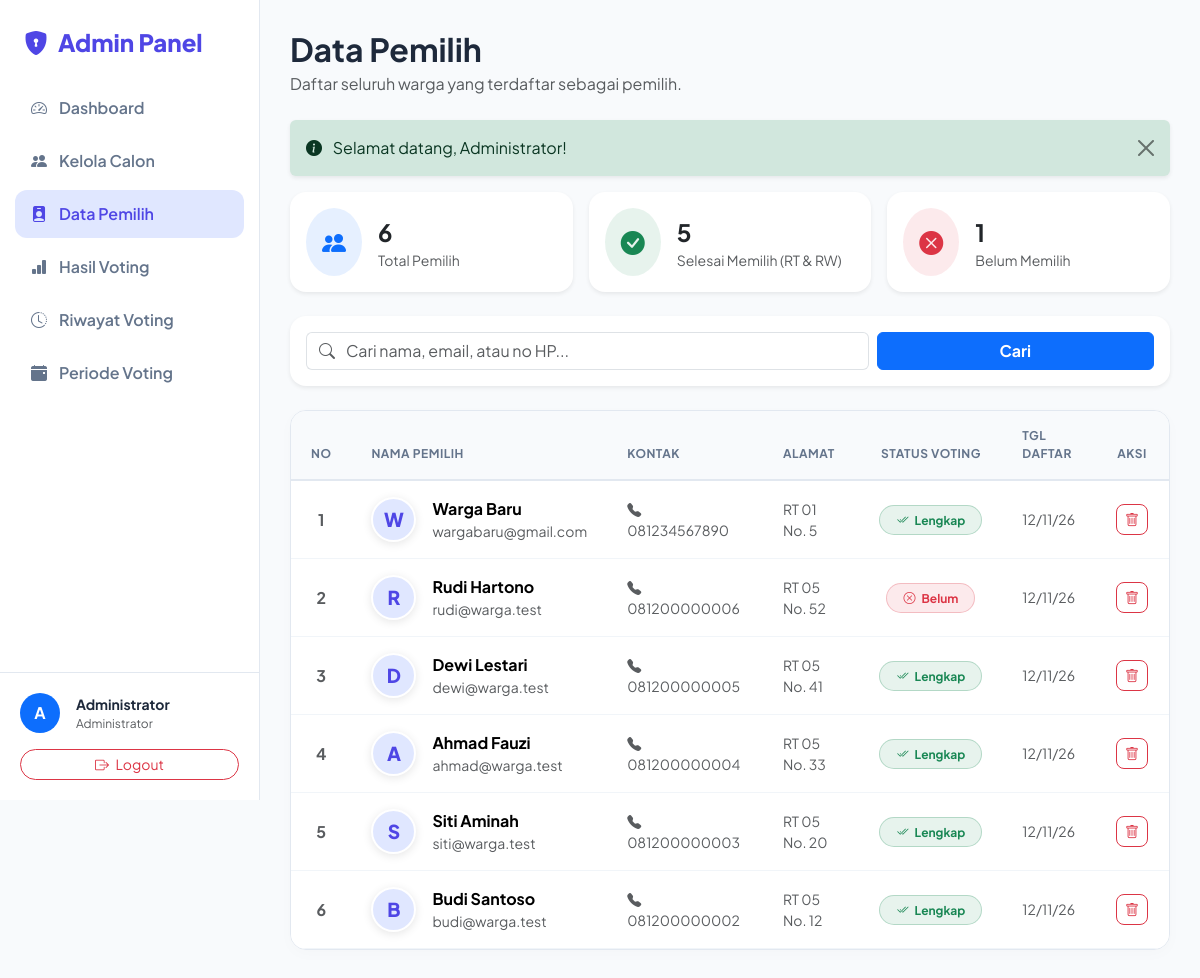
The app's page /vote_suara/admin/pemilih.php (signed in) with its own data.
### tables this page shows
CREATE TABLE `users` (
  `id` int(11) NOT NULL,
  `nama` varchar(100) NOT NULL,
  `email` varchar(100) NOT NULL,
  `no_hp` varchar(20) NOT NULL,
  `alamat` varchar(150) DEFAULT NULL,
  `password` varchar(255) NOT NULL,
  `role` enum('admin','pemilih') NOT NULL DEFAULT 'pemilih',
  `status_verifikasi` enum('pending','terverifikasi') NOT NULL DEFAULT 'terverifikasi',
  `created_at` datetime NOT NULL DEFAULT current_timestamp()
);

### vote_suara/config/koneksi.php (called while the page is built, shortened)
<?php
function getFlash(): ?array {
    if (!empty($_SESSION['flash'])) {
        $f = $_SESSION['flash'];
        return $f;
    }
    return null;
}
function e(?string $str): string {
    return htmlspecialchars((string)$str, ENT_QUOTES, 'UTF-8');
}

### vote_suara/admin/pemilih.php (the view, shortened to what this page needs)
<?php
require_once __DIR__ . '/../config/koneksi.php';
$search = isset($_GET['search']) ? trim($_GET['search']) : '';
$sql = "SELECT u.*,
               COUNT(v.id) AS total_suara_masuk
        FROM users u
        LEFT JOIN voting v ON u.id = v.user_id
        WHERE u.role = 'pemilih'";
$params = [];
$sql .= " GROUP BY u.id ORDER BY u.created_at DESC";
$stmt = $pdo->prepare($sql);
$stmt->execute($params);
$daftar_pemilih = $stmt->fetchAll();
$total_pemilih = count($daftar_pemilih);
$sudah_voting_lengkap = 0;
$belum_voting = 0;
foreach ($daftar_pemilih as $p) {
    if ($p['total_suara_masuk'] >= 2) {
        $sudah_voting_lengkap++;
    } elseif ($p['total_suara_masuk'] == 0) {
        $belum_voting++;
    }
}
?>
<!DOCTYPE html>
<html lang="id">
<head>
    <link href="https://cdn.jsdelivr.net/npm/bootstrap@5.3.3/dist/css/bootstrap.min.css" rel="stylesheet">
    <link rel="stylesheet" href="https://cdn.jsdelivr.net/npm/bootstrap-icons@1.11.3/font/bootstrap-icons.min.css">
</head>
<body>
    <div class="sidebar" id="sidebar">
        <a href="<?= BASE_URL ?>/admin/dashboard.php" class="sidebar-brand">
            <i class="bi bi-shield-lock-fill"></i> Admin Panel
        </a>
        <ul class="sidebar-menu">
            <li><a href="<?= BASE_URL ?>/admin/dashboard.php"><i class="bi bi-speedometer2"></i> Dashboard</a></li>
            <li><a href="<?= BASE_URL ?>/admin/calon.php"><i class="bi bi-people-fill"></i> Kelola Calon</a></li>
            <li><a href="<?= BASE_URL ?>/admin/pemilih.php" class="active"><i class="bi bi-person-badge-fill"></i> Data Pemilih</a></li>
            <li><a href="<?= BASE_URL ?>/admin/hasil-voting.php"><i class="bi bi-bar-chart-fill"></i> Hasil Voting</a></li>
            <li><a href="<?= BASE_URL ?>/admin/riwayat-voting.php"><i class="bi bi-clock-history"></i> Riwayat Voting</a></li>
            <li><a href="<?= BASE_URL ?>/admin/periode.php"><i class="bi bi-calendar-event-fill"></i> Periode Voting</a></li>
        </ul>
        <div class="sidebar-footer">
            <div class="d-flex align-items-center gap-3 mb-3">
                <div class="bg-primary text-white rounded-circle d-flex align-items-center justify-content-center fw-bold" style="width: 40px; height: 40px;">
                    <?= strtoupper(substr($_SESSION['nama'], 0, 1)) ?>
                </div>
                <div>
                    <div class="fw-bold small"><?= e($_SESSION['nama']) ?></div>
                    <div class="text-muted" style="font-size: 0.75rem;">Administrator</div>
                </div>
            </div>
            <a href="<?= BASE_URL ?>/auth/logout.php" class="btn btn-outline-danger w-100 btn-sm rounded-pill" onclick="return confirm('Yakin ingin logout?')">
                <i class="bi bi-box-arrow-right me-1"></i> Logout
            </a>
        </div>
    </div>
    <div class="main-content">
        <div class="d-flex flex-column flex-md-row justify-content-between align-items-md-center mb-4 gap-3">
            <div>
                <h2 class="fw-bold mb-1">Data Pemilih</h2>
                <p class="text-muted mb-0">Daftar seluruh warga yang terdaftar sebagai pemilih.</p>
            </div>
        </div>
        <?php if ($flash = getFlash()): ?>
            <div class="alert alert-<?= $flash['type'] ?> alert-dismissible fade show shadow-sm border-0" role="alert">
                <i class="bi bi-info-circle-fill me-2"></i> <?= $flash['message'] ?>
                <button type="button" class="btn-close" data-bs-dismiss="alert"></button>
            </div>
        <?php endif; ?>
        <div class="row g-3 mb-4">
            <div class="col-md-4">
                <div class="card border-0 shadow-sm rounded-4 p-3 bg-white">
                    <div class="d-flex align-items-center gap-3">
                        <div class="bg-primary bg-opacity-10 text-primary rounded-circle p-3 d-flex align-items-center justify-content-center">
                            <i class="bi bi-people-fill fs-4"></i>
                        </div>
                        <div>
                            <div class="fw-bold fs-4"><?= number_format($total_pemilih) ?></div>
                            <div class="text-muted small">Total Pemilih</div>
                        </div>
                    </div>
                </div>
            </div>
            <div class="col-md-4">
                <div class="card border-0 shadow-sm rounded-4 p-3 bg-white">
                    <div class="d-flex align-items-center gap-3">
                        <div class="bg-success bg-opacity-10 text-success rounded-circle p-3 d-flex align-items-center justify-content-center">
                            <i class="bi bi-check-circle-fill fs-4"></i>
                        </div>
                        <div>
                            <div class="fw-bold fs-4"><?= number_format($sudah_voting_lengkap) ?></div>
                            <div class="text-muted small">Selesai Memilih (RT & RW)</div>
                        </div>
                    </div>
                </div>
            </div>
            <div class="col-md-4">
                <div class="card border-0 shadow-sm rounded-4 p-3 bg-white">
                    <div class="d-flex align-items-center gap-3">
                        <div class="bg-danger bg-opacity-10 text-danger rounded-circle p-3 d-flex align-items-center justify-content-center">
                            <i class="bi bi-x-circle-fill fs-4"></i>
                        </div>
                        <div>
                            <div class="fw-bold fs-4"><?= number_format($belum_voting) ?></div>
                            <div class="text-muted small">Belum Memilih</div>
                        </div>
                    </div>
                </div>
            </div>
        </div>
        <div class="card border-0 shadow-sm rounded-4 mb-4">
            <div class="card-body p-3">
                <form method="GET" class="row g-2 align-items-center">
                    <div class="col-md-8">
                        <div class="input-group">
                            <span class="input-group-text bg-white border-end-0"><i class="bi bi-search text-muted"></i></span>
                            <input type="text" name="search" class="form-control border-start-0 ps-0" placeholder="Cari nama, email, atau no HP..." value="<?= e($search) ?>">
                        </div>
                    </div>
                    <div class="col-md-4 d-flex gap-2">
                        <button type="submit" class="btn btn-primary w-100 fw-bold">Cari</button>
                    </div>
                </form>
            </div>
        </div>
        <div class="table-responsive table-custom">
            <table class="table mb-0">
                <thead>
                    <tr>
                        <th width="5%" class="text-center">No</th>
                        <th width="25%">Nama Pemilih</th>
                        <th width="20%">Kontak</th>
                        <th width="15%">Alamat</th>
                        <th width="15%" class="text-center">Status Voting</th>
                        <th width="10%">Tgl Daftar</th>
                        <th width="10%" class="text-center">Aksi</th>
                    </tr>
                </thead>
                <tbody>
                    <?php if (empty($daftar_pemilih)): ?>
                        <tr>
                            <td colspan="7" class="text-center py-5 text-muted">
                                <i class="bi bi-inbox fs-1 d-block mb-2"></i>
                                Tidak ada data pemilih yang ditemukan.
                            </td>
                        </tr>
                    <?php else: ?>
                        <?php foreach ($daftar_pemilih as $index => $row): ?>
                            <tr>
                                <td class="text-center fw-bold text-muted"><?= $index + 1 ?></td>
                                <td>
                                    <div class="d-flex align-items-center gap-3">
                                        <div class="avatar-table">
                                            <?= strtoupper(substr($row['nama'], 0, 1)) ?>
                                        </div>
                                        <div>
                                            <div class="fw-bold"><?= e($row['nama']) ?></div>
                                            <div class="text-muted small"><?= e($row['email']) ?></div>
                                        </div>
                                    </div>
                                </td>
                                <td class="text-muted small">
                                    <i class="bi bi-telephone-fill me-1"></i> <?= e($row['no_hp']) ?>
                                </td>
                                <td class="text-muted small"><?= e($row['alamat'] ?: '-') ?></td>
                                <td class="text-center">
                                    <?php if ($row['total_suara_masuk'] >= 2): ?>
                                        <span class="badge bg-success bg-opacity-10 text-success px-3 py-2 rounded-pill border border-success border-opacity-25">
                                            <i class="bi bi-check2-all me-1"></i> Lengkap
                                        </span>
                                    <?php elseif ($row['total_suara_masuk'] == 1): ?>
                                        <span class="badge bg-warning bg-opacity-10 text-warning px-3 py-2 rounded-pill border border-warning border-opacity-25">
                                            <i class="bi bi-hourglass-split me-1"></i> Sebagian
                                        </span>
                                    <?php else: ?>
                                        <span class="badge bg-danger bg-opacity-10 text-danger px-3 py-2 rounded-pill border border-danger border-opacity-25">
                                            <i class="bi bi-x-circle me-1"></i> Belum
                                        </span>
                                    <?php endif; ?>
                                </td>
                                <td class="text-muted small"><?= date('d/m/y', strtotime($row['created_at'])) ?></td>
                                <td class="text-center">
                                    <a href="<?= BASE_URL ?>/admin/hapus-pemilih.php?id=<?= $row['id'] ?>" class="btn btn-sm btn-outline-danger rounded-3" onclick="return confirm('Apakah Anda yakin ingin menghapus pemilih ini?\n\nSemua riwayat suara dari pemilih ini akan ikut terhapus.')" title="Hapus Pemilih">
                                        <i class="bi bi-trash"></i>
                                    </a>
                                </td>
                            </tr>
                        <?php endforeach; ?>
                    <?php endif; ?>
                </tbody>
            </table>
        </div>
    </div>
</body>
</html>

### vote_suara/admin/pemilih.php (style rules this page uses)
:root { --primary-color: #4f46e5; --dark-color: #1e293b; --light-bg: #f8fafc; --sidebar-width: 260px; }
body { font-family: 'Plus Jakarta Sans', sans-serif; background-color: var(--light-bg); color: var(--dark-color); overflow-x: hidden; }
.sidebar { width: var(--sidebar-width); height: 100vh; position: fixed; top: 0; left: 0; background: white; border-right: 1px solid #e2e8f0; z-index: 1000; display: flex; flex-direction: column; transition: all 0.3s; }
.sidebar-brand { padding: 24px; font-size: 1.5rem; font-weight: 800; color: var(--primary-color); text-decoration: none; display: flex; align-items: center; gap: 10px; }
.sidebar-menu { padding: 0 15px; list-style: none; flex-grow: 1; overflow-y: auto; }
.sidebar-menu li { margin-bottom: 5px; }
.sidebar-menu a { display: flex; align-items: center; gap: 12px; padding: 12px 16px; color: #64748b; text-decoration: none; border-radius: 12px; font-weight: 600; transition: all 0.2s; }
.sidebar-menu a:hover, .sidebar-menu a.active { background: #e0e7ff; color: var(--primary-color); }
.sidebar-footer { padding: 20px; border-top: 1px solid #e2e8f0; }
.main-content { margin-left: var(--sidebar-width); padding: 30px; min-height: 100vh; }
.table-custom { background: white; border-radius: 16px; overflow: hidden; box-shadow: 0 4px 15px rgba(0,0,0,0.02); border: 1px solid #e2e8f0; }
.table-custom th { background: #f8fafc; color: #64748b; font-weight: 700; text-transform: uppercase; font-size: 0.75rem; letter-spacing: 0.5px; padding: 16px 20px; border-bottom: 2px solid #e2e8f0; }
.table-custom td { padding: 16px 20px; vertical-align: middle; border-bottom: 1px solid #f1f5f9; }
.avatar-table { width: 45px; height: 45px; border-radius: 50%; object-fit: cover; background: #e0e7ff; color: var(--primary-color); display: flex; align-items: center; justify-content: center; font-weight: 800; font-size: 1.2rem; border: 2px solid #fff; box-shadow: 0 2px 10px rgba(0,0,0,0.1); }

### records on screen
users: nama "W", nama "Warga Baru", email "wargabaru@gmail.com", no_hp "081234567890", alamat "RT 01 No. 5", shows "Lengkap", created_at "12/11/26"
users: nama "R", nama "Rudi Hartono", email "rudi@warga.test", no_hp "081200000006", alamat "RT 05 No. 52", shows "Belum", created_at "12/11/26"
users: nama "D", nama "Dewi Lestari", email "dewi@warga.test", no_hp "081200000005", alamat "RT 05 No. 41", shows "Lengkap", created_at "12/11/26"
users: nama "A", nama "Ahmad Fauzi", email "ahmad@warga.test", no_hp "081200000004", alamat "RT 05 No. 33", shows "Lengkap", created_at "12/11/26"
users: nama "S", nama "Siti Aminah", email "siti@warga.test", no_hp "081200000003", alamat "RT 05 No. 20", shows "Lengkap", created_at "12/11/26"
users: nama "B", nama "Budi Santoso", email "budi@warga.test", no_hp "081200000002", alamat "RT 05 No. 12", shows "Lengkap", created_at "12/11/26"

### other values on screen
substr($_SESSION['nama'], 0, 1) "A"
$_SESSION['nama'] "Administrator"
$flash['message'] "Selamat datang, Administrator!"
$total_pemilih "6"
$sudah_voting_lengkap "5"
$belum_voting "1"
